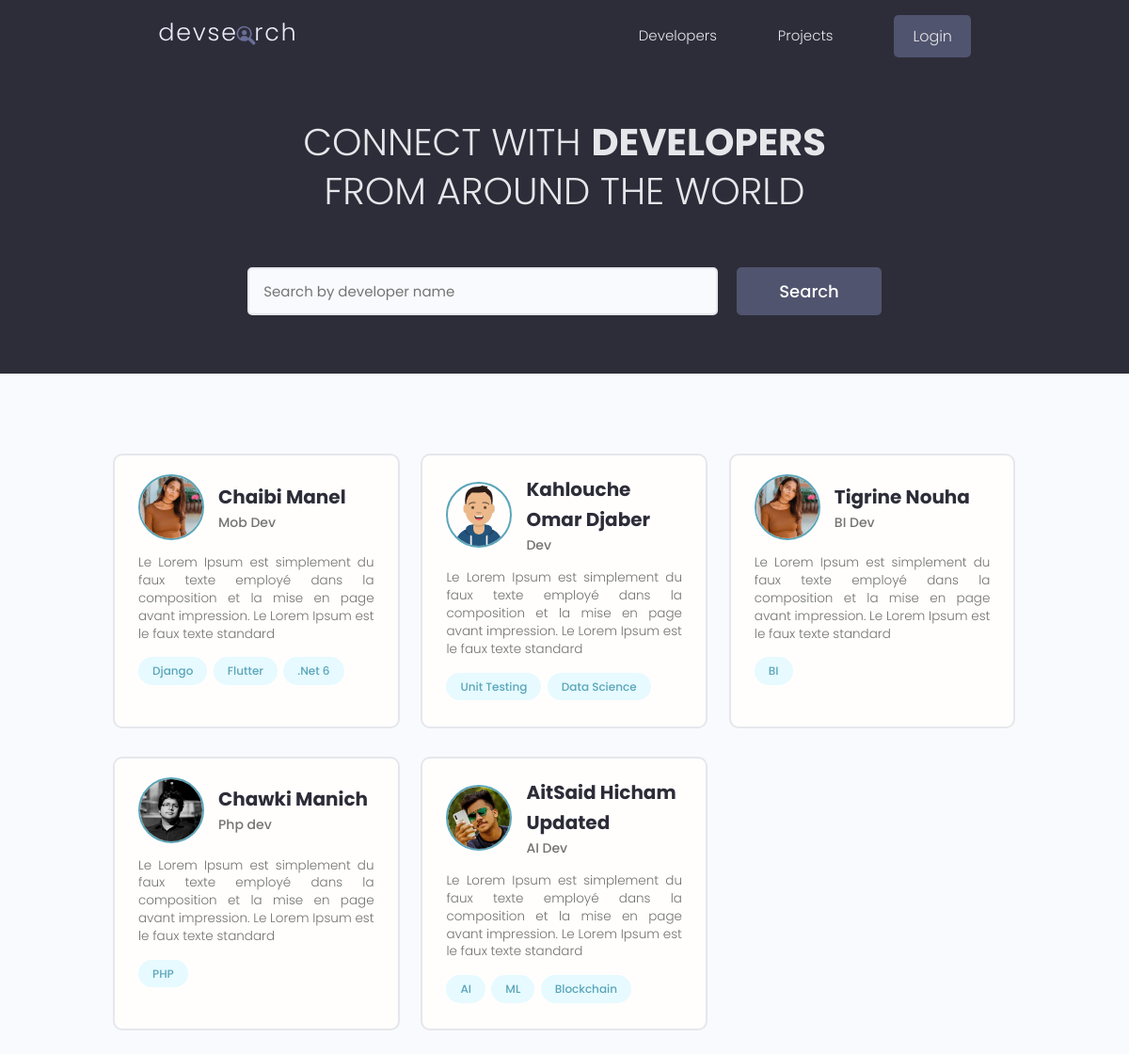
/, run on an earlier commit of the app's database.
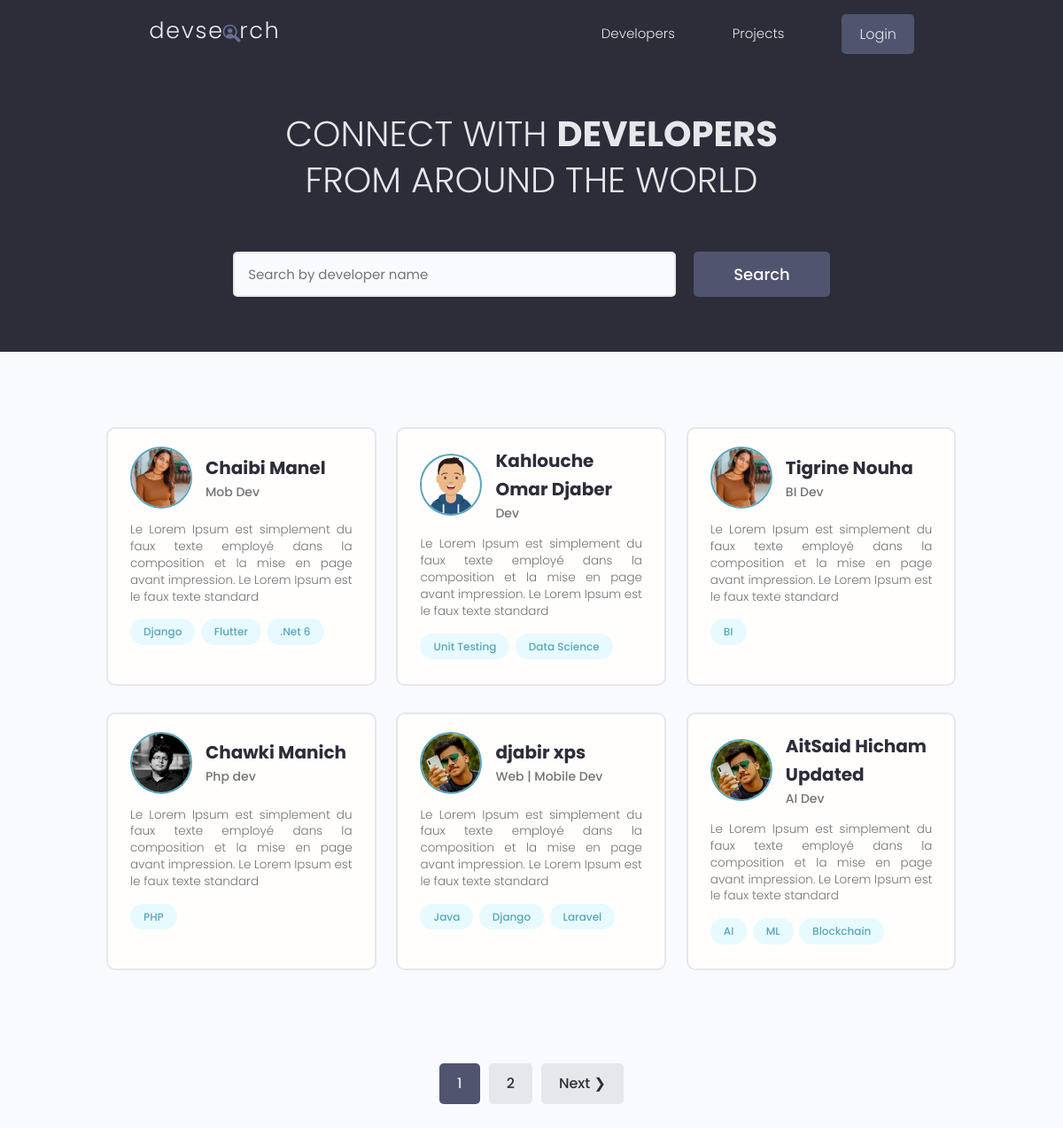
And on a later commit of the database.
### users/models.py (models this page shows, shortened)
class Profile(models.Model):
    user = models.OneToOneField(
        User, on_delete=models.CASCADE, null=True, blank=True)
    name = models.CharField(max_length=200, blank=True, null=True)
    email = models.EmailField(max_length=500, blank=True, null=True)
    username = models.CharField(max_length=200, blank=True, null=True)
    location = models.CharField(max_length=200, blank=True, null=True)
    short_intro = models.CharField(max_length=200, blank=True, null=True)
    bio = models.TextField(blank=True, null=True)
    profile_image = models.ImageField(
        null=True, blank=True, upload_to='profiles/', default="profiles/user-default.png")
    social_github = models.CharField(max_length=200, blank=True, null=True)
    social_twitter = models.CharField(max_length=200, blank=True, null=True)
    social_linkedin = models.CharField(max_length=200, blank=True, null=True)
    social_youtube = models.CharField(max_length=200, blank=True, null=True)
    social_website = models.CharField(max_length=200, blank=True, null=True)
    created = models.DateTimeField(auto_now_add=True)
    id = models.UUIDField(default=uuid.uuid4, unique=True,
                          primary_key=True, editable=False)
    @property
    def imageURL(self):
        try:
            url = self.profile_image.url
        except:
            url = ''
        return url

class Skill(models.Model):
    owner = models.ForeignKey(
        Profile, on_delete=models.CASCADE, null=True, blank=True)
    name = models.CharField(max_length=200, blank=True, null=True)
    description = models.TextField(null=True, blank=True)
    created = models.DateTimeField(auto_now_add=True)
    id = models.UUIDField(default=uuid.uuid4, unique=True,
                          primary_key=True, editable=False)
    def __str__(self):
        return str(self.name)

### users/views.py (the view)
# urls.py: path('', views.profiles, name="profiles"),
def profiles(request):
    profiles,search_query = searchProfiles(request)
    custom_range,profiles = paginationProfiles(request,profiles,6)
    context = {
        'profiles': profiles,
        'search_query':search_query,
        'custom_range':custom_range
    }
    return render(request, 'users/profiles.html', context)

### users/utils.py (called while the page is built)
def searchProfiles(request):
    search_query = ''
    if request.GET.get('search_query'):
        search_query = request.GET.get('search_query')
    skills = Skill.objects.filter(name__icontains=search_query)
    profiles = Profile.objects.distinct().filter(
        Q(name__icontains = search_query) |
        Q(short_intro__icontains = search_query) |
        Q(skill__in = skills)
    )
    return profiles,search_query

def paginationProfiles(request,profiles,results):
    page = request.GET.get('page')
    paginator = Paginator(profiles,results)
    try:
        profiles = paginator.page(page)
    except PageNotAnInteger:
        page = 1
        profiles = paginator.page(page)
    except EmptyPage:
        page = paginator.num_pages
        profiles = paginator.page(page)
    leftIndex = (int(page) - 1)
    if leftIndex < 1:
        leftIndex = 1
    rightIndex = (int(page) + 2)
    if rightIndex > paginator.num_pages:
        rightIndex = paginator.num_pages + 1
    custom_range = range(leftIndex,rightIndex)
    return custom_range , profiles

### users/templates/users/profiles.html (shortened to what this page needs)
{% extends 'main.html' %}
{% block content %}
<main class="home">
    <section class="hero-section text-center">
        <div class="container container--narrow">
            <div class="hero-section__box">
                <h2>CONNECT WITH <span>DEVELOPERS</span></h2>
                <h2>FROM AROUND THE WORLD</h2>
            </div>
            <div class="hero-section__search">
                <form id="searchForm" class="form" action="{% url 'profiles' %}" method="get">
                  <div class="form__field">
                    <input class="input input--text" id="formInput#search" type="text" name="search_query"
                      value="{{search_query}}" placeholder="Search by developer name" />
                  </div>
                  <input class="btn btn--sub btn--lg" type="submit" value="Search" />
                </form>
              </div>
        </div>
    </section>
    <section class="devlist">
        <div class="container">
            <div class="grid grid--three">
                {% for profile in profiles %}
                <div class="column card">
                    <div class="dev">
                        <a href="{% url 'user-profile' profile.id %}" class="card__body">
                            <div class="dev__profile">
                                <img class="avatar avatar--md" src="{{ profile.imageURL }}" alt="image" />
                                <div class="dev__meta">
                                    <h3>{{profile.name}}</h3>
                                    <h5>{{profile.short_intro|slice:"60"}}</h5>
                                </div>
                            </div>
                            <p class="dev__info">{{profile.bio|slice:"150"}}</p>
                            <div class="dev__skills">
                                {% for skill in profile.skill_set.all|slice:"5" %}
                                <span class="tag tag--pill tag--main">
                                    <small>{{skill}}</small>
                                </span>
                                {% endfor %}
                            </div>
                        </a>
                    </div>
                </div>
                {% endfor %}
            </div>
        </div>
    </section>
    {% include 'pagination.html' with queryset=profiles custom_range=custom_range %}
</main>
{% endblock content %}

What changed in the data, as far as the page shows it:
added Profile: imageURL (picture), name "djabir xps", short_intro "Web | Mobile Dev", bio "Le Lorem Ipsum est simplement du faux texte employé dans la composition et la mise en page avant impression. Le Lorem Ipsum est le faux texte standard"
added Skill: name "Java", shown under "djabir xps"
added Skill: name "Django", shown under "djabir xps"
added Skill: name "Laravel", shown under "djabir xps"
Also different on the page:
new list line: "1"
new list line: "2"
text now shown: "Next ❯"
